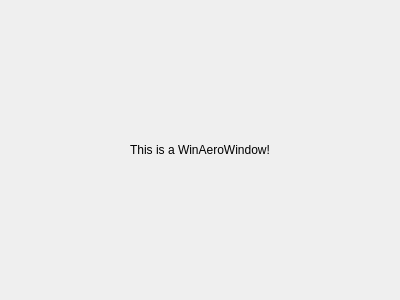
<?xml version="1.0" encoding="UTF-8"?>
<ui version="4.0">
 <class>AeroCLientWidget</class>
 <widget class="QWidget" name="AeroCLientWidget">
  <property name="geometry">
   <rect>
    <x>0</x>
    <y>0</y>
    <width>400</width>
    <height>300</height>
   </rect>
  </property>
  <property name="windowTitle">
   <string>Form</string>
  </property>
  <layout class="QHBoxLayout" name="horizontalLayout">
   <item>
    <widget class="QLabel" name="label">
     <property name="text">
      <string>This is a WinAeroWindow!</string>
     </property>
     <property name="alignment">
      <set>Qt::AlignCenter</set>
     </property>
    </widget>
   </item>
  </layout>
 </widget>
 <resources/>
 <connections/>
</ui>
